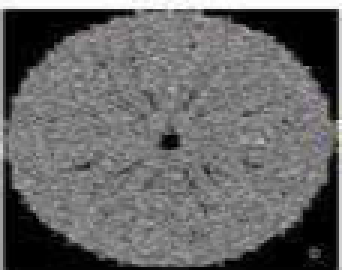
#> input picture codes/ex1_2.png, 114 x 90 px, found by its file name (shown 3 times larger)
$ python Exp-8.py
#> lines starting #> are read from the running program, lines starting #| are printed output that depends on the picture
#> further down, input_image is the input picture: shape (90, 114, 3); mean B, G, R 102, 101.9, 102.1
import cv2
import numpy as np
import matplotlib.pyplot as plt

def apply_smoothing_filter(image, kernel_size):
    # Apply smoothing filter to the image
#> called with kernel_size = 5
    smoothed_image = cv2.blur(image, (kernel_size, kernel_size))
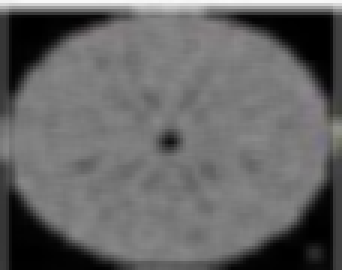
#> smoothed_image: shape (90, 114, 3) (shown 3 times larger); mean B, G, R 101.1, 101, 101.2
    return smoothed_image

def apply_sharpening_filter(image):
    # Create a sharpening kernel
    kernel = np.array([[0, -1, 0], [-1, 5, -1], [0, -1, 0]])

    # Apply the sharpening kernel to the image
    sharpened_image = cv2.filter2D(image, -1, kernel)
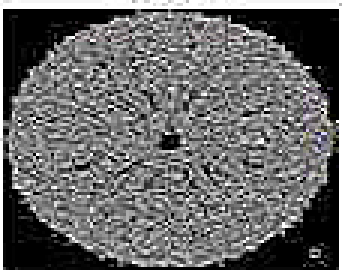
#> sharpened_image: shape (90, 114, 3) (shown 3 times larger); mean B, G, R 103.9, 103.8, 104
    return sharpened_image

# Load the input image
image_path = "D:\DSIP\codes\ex1_2.png"
input_image = cv2.imread(image_path)

# Apply smoothing filter
smoothed_image = apply_smoothing_filter(input_image, kernel_size=5)

# Apply sharpening filter
sharpened_image = apply_sharpening_filter(input_image)

# Display the original image and the filtered images side by side
combined_image = np.hstack((input_image, smoothed_image, sharpened_image))
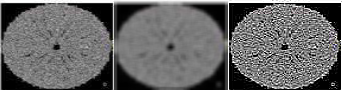
#> combined_image: shape (90, 342, 3); mean B, G, R 102.3, 102.2, 102.4
cv2.imshow("Original | Smoothed | Sharpened", combined_image)
cv2.waitKey(0)

# Save the filtered images (optional)
smoothed_path = 'smoothed_image.jpg'
sharpened_path = 'sharpened_image.jpg'
cv2.imwrite(smoothed_path, smoothed_image)
cv2.imwrite(sharpened_path, sharpened_image)
print(f"Smoothed image saved at: {smoothed_path}")
print(f"Sharpened image saved at: {sharpened_path}")

$ run again, with codes/ex1_1.png copied over codes/ex1_2.png
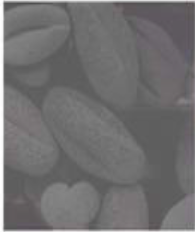
#> input picture codes/ex1_1.png, 195 x 232 px, found by its file name
#> input_image is the input picture: shape (232, 195, 3); mean B, G, R 111.9, 111, 112.2
#> in apply_sharpening_filter, `sharpened_image = cv2.filter2D(image, -1, kernel)`:
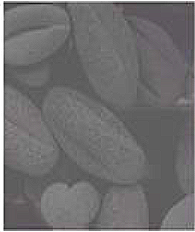
#> sharpened_image: shape (232, 195, 3); mean B, G, R 111.6, 110.7, 111.9
#> `combined_image = np.hstack((input_image, smoothed_image, sharpened_ima..`:
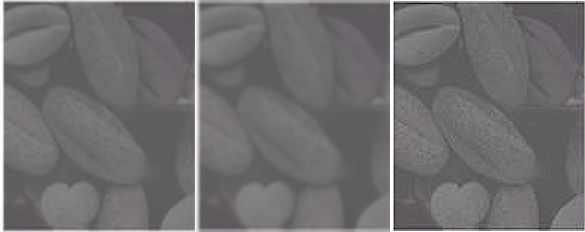
#> combined_image: shape (232, 585, 3); mean B, G, R 111.7, 110.8, 112

$ run again, with codes/ex1_3.png copied over codes/ex1_2.png
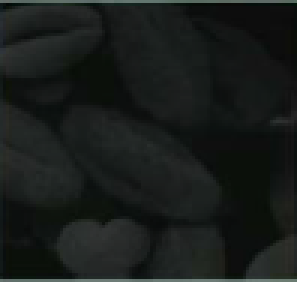
#> input picture codes/ex1_3.png, 99 x 94 px, found by its file name (shown 3 times larger)
#> input_image is the input picture: shape (94, 99, 3); mean B, G, R 26.5, 28.5, 24.6
#> in apply_sharpening_filter, `sharpened_image = cv2.filter2D(image, -1, kernel)`:
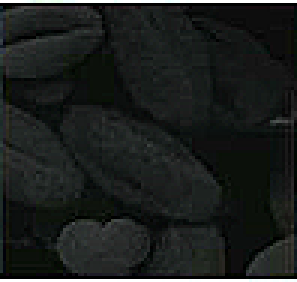
#> sharpened_image: shape (94, 99, 3) (shown 3 times larger); mean B, G, R 29.2, 30.9, 27.6
#> `combined_image = np.hstack((input_image, smoothed_image, sharpened_ima..`:
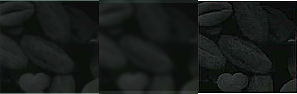
#> combined_image: shape (94, 297, 3); mean B, G, R 27.2, 29, 25.4

$ run again, with codes/ex1_4.png copied over codes/ex1_2.png
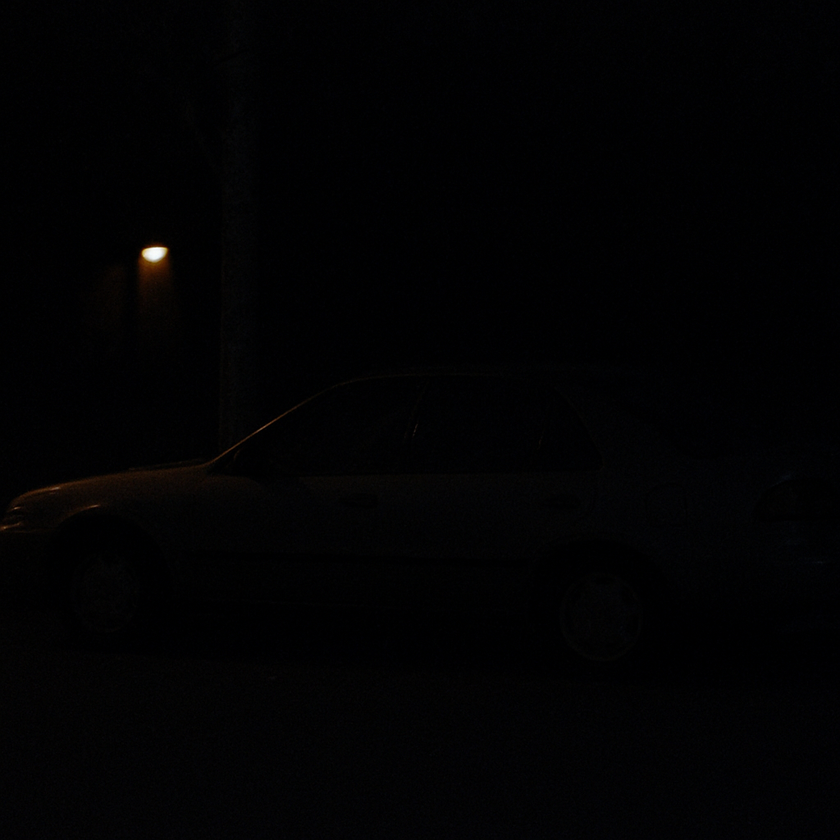
#> input picture codes/ex1_4.png, 840 x 840 px, shrunk from 1024 x 1024 before the run, found by its file name
#> input_image is the input picture: shape (840, 840, 3); mean B, G, R 2.7, 1.9, 2
#> `combined_image = np.hstack((input_image, smoothed_image, sharpened_ima..`:
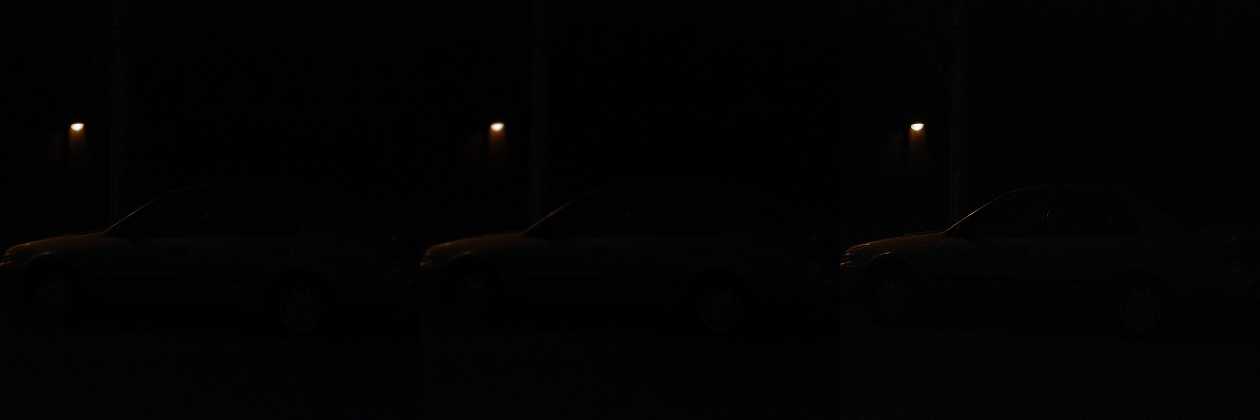
#> combined_image: shape (840, 2520, 3) (shown at 1/2 size); mean B, G, R 3.1, 2.3, 2.4
